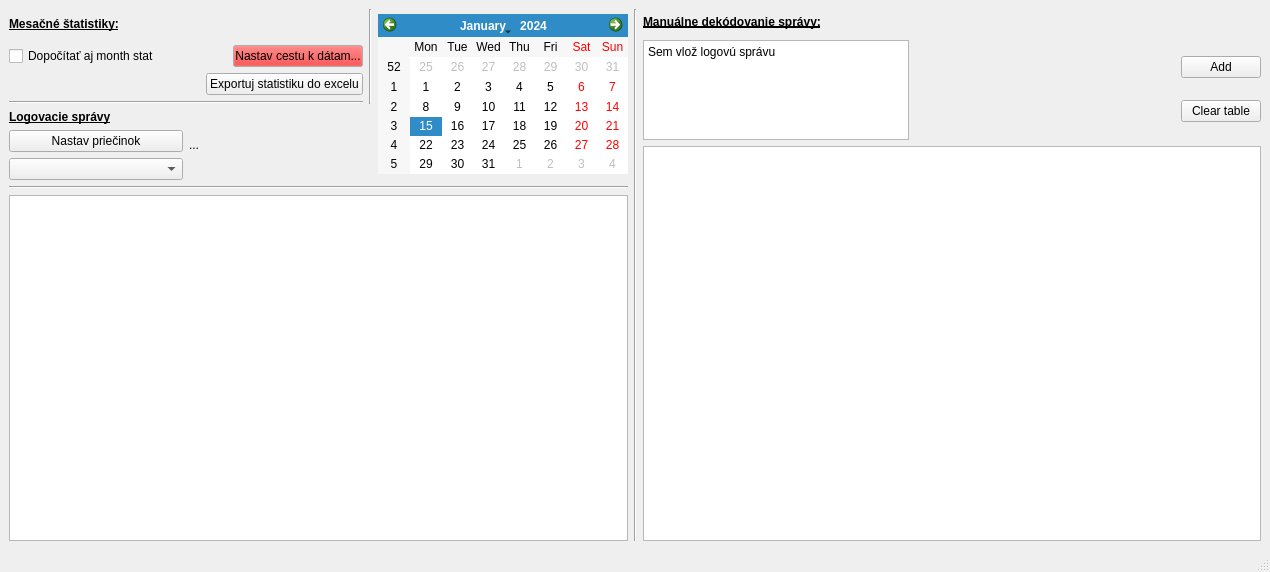
<?xml version="1.0" encoding="UTF-8"?>
<ui version="4.0">
 <class>log_pars</class>
 <widget class="QMainWindow" name="log_pars">
  <property name="geometry">
   <rect>
    <x>0</x>
    <y>0</y>
    <width>1270</width>
    <height>572</height>
   </rect>
  </property>
  <property name="windowTitle">
   <string>MainWindow</string>
  </property>
  <widget class="QWidget" name="centralwidget">
   <layout class="QGridLayout" name="gridLayout_5">
    <item row="0" column="0">
     <layout class="QHBoxLayout" name="horizontalLayout_3">
      <item>
       <layout class="QGridLayout" name="gridLayout_3">
        <item row="2" column="0" colspan="2">
         <widget class="QTableView" name="tableView"/>
        </item>
        <item row="1" column="0" colspan="2">
         <widget class="Line" name="line">
          <property name="font">
           <font>
            <weight>75</weight>
            <bold>true</bold>
           </font>
          </property>
          <property name="orientation">
           <enum>Qt::Horizontal</enum>
          </property>
         </widget>
        </item>
        <item row="0" column="0">
         <layout class="QGridLayout" name="gridLayout_4">
          <item row="0" column="0">
           <widget class="QLabel" name="label">
            <property name="minimumSize">
             <size>
              <width>30</width>
              <height>30</height>
             </size>
            </property>
            <property name="maximumSize">
             <size>
              <width>300</width>
              <height>30</height>
             </size>
            </property>
            <property name="font">
             <font>
              <weight>75</weight>
              <bold>true</bold>
              <underline>true</underline>
             </font>
            </property>
            <property name="text">
             <string>Mesačné štatistiky:</string>
            </property>
           </widget>
          </item>
          <item row="4" column="0">
           <layout class="QGridLayout" name="gridLayout_6">
            <item row="1" column="0">
             <widget class="QPushButton" name="FIND_FILE">
              <property name="text">
               <string>Nastav priečinok</string>
              </property>
              <property name="icon">
               <iconset>
                <normaloff>resources/dir2.jpg</normaloff>resources/dir2.jpg</iconset>
              </property>
             </widget>
            </item>
            <item row="2" column="0">
             <widget class="QComboBox" name="cb_open_file">
              <property name="minimumSize">
               <size>
                <width>150</width>
                <height>0</height>
               </size>
              </property>
             </widget>
            </item>
            <item row="0" column="0">
             <widget class="QLabel" name="label_3">
              <property name="font">
               <font>
                <weight>75</weight>
                <bold>true</bold>
                <underline>true</underline>
               </font>
              </property>
              <property name="text">
               <string>Logovacie správy</string>
              </property>
             </widget>
            </item>
            <item row="0" column="1" rowspan="3">
             <widget class="QLabel" name="label_log_msg_path">
              <property name="maximumSize">
               <size>
                <width>300</width>
                <height>16777215</height>
               </size>
              </property>
              <property name="text">
               <string>...</string>
              </property>
              <property name="wordWrap">
               <bool>true</bool>
              </property>
             </widget>
            </item>
           </layout>
          </item>
          <item row="1" column="0">
           <layout class="QHBoxLayout" name="horizontalLayout_7">
            <item>
             <widget class="QCheckBox" name="checkBox_month_stat">
              <property name="text">
               <string>Dopočítať aj month stat</string>
              </property>
             </widget>
            </item>
            <item>
             <widget class="QPushButton" name="PBtn_find_stat_path">
              <property name="maximumSize">
               <size>
                <width>130</width>
                <height>16777215</height>
               </size>
              </property>
              <property name="palette">
               <palette>
                <active>
                 <colorrole role="Button">
                  <brush brushstyle="SolidPattern">
                   <color alpha="255">
                    <red>255</red>
                    <green>0</green>
                    <blue>0</blue>
                   </color>
                  </brush>
                 </colorrole>
                </active>
                <inactive>
                 <colorrole role="Button">
                  <brush brushstyle="SolidPattern">
                   <color alpha="255">
                    <red>255</red>
                    <green>0</green>
                    <blue>0</blue>
                   </color>
                  </brush>
                 </colorrole>
                </inactive>
                <disabled>
                 <colorrole role="Button">
                  <brush brushstyle="SolidPattern">
                   <color alpha="255">
                    <red>255</red>
                    <green>255</green>
                    <blue>255</blue>
                   </color>
                  </brush>
                 </colorrole>
                </disabled>
               </palette>
              </property>
              <property name="text">
               <string>Nastav cestu k dátam...</string>
              </property>
             </widget>
            </item>
           </layout>
          </item>
          <item row="3" column="0">
           <widget class="Line" name="line_2">
            <property name="font">
             <font>
              <weight>75</weight>
              <bold>true</bold>
             </font>
            </property>
            <property name="orientation">
             <enum>Qt::Horizontal</enum>
            </property>
           </widget>
          </item>
          <item row="0" column="1" rowspan="4">
           <widget class="Line" name="line_5">
            <property name="orientation">
             <enum>Qt::Vertical</enum>
            </property>
           </widget>
          </item>
          <item row="2" column="0">
           <layout class="QHBoxLayout" name="horizontalLayout_5">
            <item>
             <spacer name="horizontalSpacer_4">
              <property name="orientation">
               <enum>Qt::Horizontal</enum>
              </property>
              <property name="sizeHint" stdset="0">
               <size>
                <width>40</width>
                <height>20</height>
               </size>
              </property>
             </spacer>
            </item>
            <item>
             <widget class="QPushButton" name="btn_export_excel">
              <property name="text">
               <string>Exportuj statistiku do excelu</string>
              </property>
             </widget>
            </item>
           </layout>
          </item>
         </layout>
        </item>
        <item row="0" column="1">
         <layout class="QVBoxLayout" name="verticalLayout_4">
          <item>
           <widget class="QCalendarWidget" name="calendarWidget">
            <property name="minimumSize">
             <size>
              <width>150</width>
              <height>160</height>
             </size>
            </property>
            <property name="maximumSize">
             <size>
              <width>250</width>
              <height>160</height>
             </size>
            </property>
            <property name="layoutDirection">
             <enum>Qt::LeftToRight</enum>
            </property>
           </widget>
          </item>
         </layout>
        </item>
        <item row="3" column="1">
         <layout class="QHBoxLayout" name="horizontalLayout"/>
        </item>
       </layout>
      </item>
      <item>
       <widget class="Line" name="line_4">
        <property name="orientation">
         <enum>Qt::Vertical</enum>
        </property>
       </widget>
      </item>
      <item>
       <layout class="QVBoxLayout" name="verticalLayout_2">
        <property name="spacing">
         <number>6</number>
        </property>
        <item>
         <widget class="QLabel" name="label_2">
          <property name="minimumSize">
           <size>
            <width>0</width>
            <height>25</height>
           </size>
          </property>
          <property name="font">
           <font>
            <weight>75</weight>
            <bold>true</bold>
            <underline>true</underline>
           </font>
          </property>
          <property name="text">
           <string>Manuálne dekódovanie správy:</string>
          </property>
         </widget>
        </item>
        <item>
         <layout class="QGridLayout" name="gridLayout">
          <item row="0" column="1">
           <spacer name="horizontalSpacer_5">
            <property name="orientation">
             <enum>Qt::Horizontal</enum>
            </property>
            <property name="sizeHint" stdset="0">
             <size>
              <width>40</width>
              <height>20</height>
             </size>
            </property>
           </spacer>
          </item>
          <item row="0" column="2">
           <layout class="QGridLayout" name="gridLayout_2">
            <item row="0" column="0">
             <widget class="QPushButton" name="pushButton">
              <property name="text">
               <string>Add</string>
              </property>
             </widget>
            </item>
            <item row="1" column="0">
             <widget class="QPushButton" name="btn_clear_table">
              <property name="text">
               <string>Clear table</string>
              </property>
             </widget>
            </item>
           </layout>
          </item>
          <item row="0" column="0">
           <widget class="QPlainTextEdit" name="plainTextEdit">
            <property name="minimumSize">
             <size>
              <width>0</width>
              <height>0</height>
             </size>
            </property>
            <property name="maximumSize">
             <size>
              <width>16777215</width>
              <height>100</height>
             </size>
            </property>
            <property name="plainText">
             <string>Sem vlož logovú správu</string>
            </property>
           </widget>
          </item>
         </layout>
        </item>
        <item>
         <widget class="QTableView" name="tableView_manual"/>
        </item>
       </layout>
      </item>
     </layout>
    </item>
   </layout>
  </widget>
  <widget class="QStatusBar" name="statusbar"/>
 </widget>
 <resources/>
 <connections/>
</ui>
